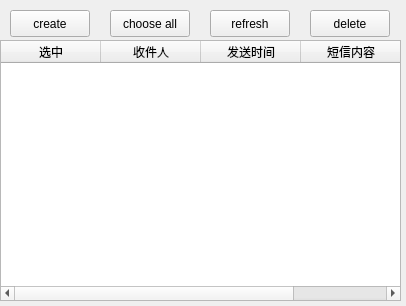
<ui version="4.0" >
 <class>ScheduleSmSManage</class>
 <widget class="QMainWindow" name="ScheduleSmSManage" >
  <property name="geometry" >
   <rect>
    <x>0</x>
    <y>0</y>
    <width>406</width>
    <height>306</height>
   </rect>
  </property>
  <property name="windowTitle" >
   <string>MainWindow</string>
  </property>
  <widget class="QWidget" name="centralwidget" >
   <widget class="QPushButton" name="DeleteSCM" >
    <property name="geometry" >
     <rect>
      <x>310</x>
      <y>10</y>
      <width>80</width>
      <height>27</height>
     </rect>
    </property>
    <property name="text" >
     <string>delete</string>
    </property>
   </widget>
   <widget class="QTableWidget" name="view" >
    <property name="geometry" >
     <rect>
      <x>0</x>
      <y>40</y>
      <width>401</width>
      <height>261</height>
     </rect>
    </property>
    <column>
     <property name="text" >
      <string>选中</string>
     </property>
    </column>
    <column>
     <property name="text" >
      <string>收件人</string>
     </property>
    </column>
    <column>
     <property name="text" >
      <string>发送时间</string>
     </property>
    </column>
    <column>
     <property name="text" >
      <string>短信内容</string>
     </property>
    </column>
   </widget>
   <widget class="QPushButton" name="CreateSCM" >
    <property name="geometry" >
     <rect>
      <x>10</x>
      <y>10</y>
      <width>80</width>
      <height>27</height>
     </rect>
    </property>
    <property name="text" >
     <string>create</string>
    </property>
   </widget>
   <widget class="QPushButton" name="ChooseAllSCM" >
    <property name="geometry" >
     <rect>
      <x>110</x>
      <y>10</y>
      <width>80</width>
      <height>27</height>
     </rect>
    </property>
    <property name="text" >
     <string>choose all</string>
    </property>
   </widget>
   <widget class="QPushButton" name="RefreshSCM" >
    <property name="geometry" >
     <rect>
      <x>210</x>
      <y>10</y>
      <width>80</width>
      <height>27</height>
     </rect>
    </property>
    <property name="text" >
     <string>refresh</string>
    </property>
   </widget>
  </widget>
 </widget>
 <resources/>
 <connections/>
</ui>
